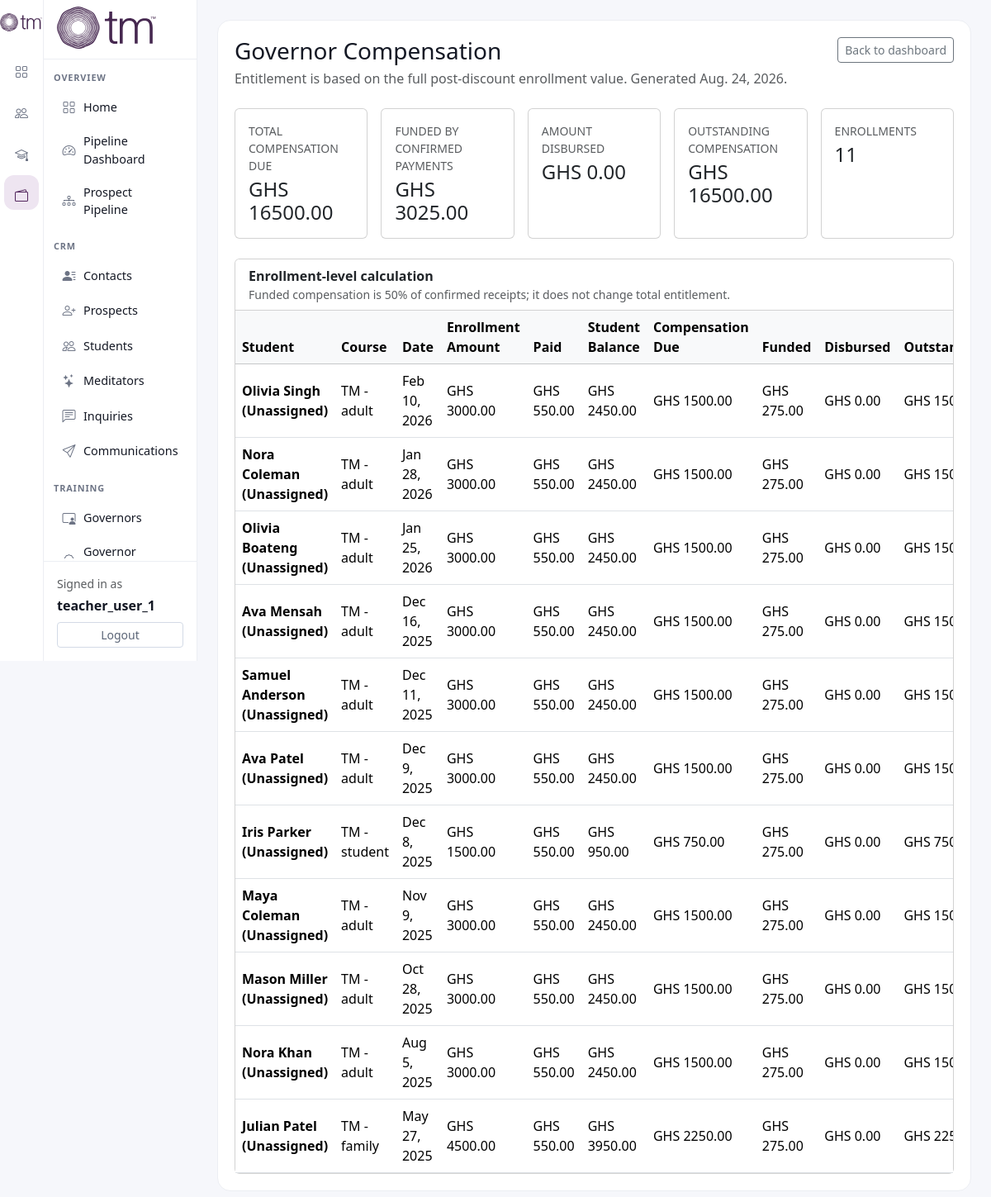
The app's page /reporting/teacher-earnings/ (signed in) with its own data.
### core/models.py (models this page shows, shortened)
class TimeStampedModel(models.Model):
    created_at = models.DateTimeField(auto_now_add=True)
    updated_at = models.DateTimeField(auto_now=True)
    class Meta:
        abstract = True

class Student(TimeStampedModel):
    uuid = models.UUIDField(default=uuid.uuid4, editable=False, unique=True)
    owner = models.ForeignKey(
        settings.AUTH_USER_MODEL,
        on_delete=models.CASCADE,
        related_name="owned_students",
        null=True,
        blank=True,
    )
    prospect = models.OneToOneField(
        Prospect,
        on_delete=models.PROTECT,
        related_name="student_record",
    )
    teacher = models.ForeignKey(
        "Teacher",
        on_delete=models.SET_NULL,
        null=True,
        blank=True,
        related_name="students",
    )
    enrollment_status = models.CharField(
        max_length=20,
        choices=EnrollmentStatus.choices,
        default=EnrollmentStatus.PENDING,
    )
    notes = models.TextField(blank=True)
    class Meta:
        ordering = ["prospect__contact__first_name", "prospect__contact__last_name"]
        indexes = [
            models.Index(fields=["enrollment_status"]),
            models.Index(fields=["created_at"]),
        ]
    def __str__(self) -> str:
        teacher_name = self.teacher if self.teacher_id else "Unassigned"
        return f"{self.prospect} ({teacher_name})"

class Prospect(TimeStampedModel):
    BAD_LEAD_ATTEMPT_THRESHOLD = 4
    uuid = models.UUIDField(default=uuid.uuid4, editable=False, unique=True)
    owner = models.ForeignKey(
        settings.AUTH_USER_MODEL,
        on_delete=models.CASCADE,
        related_name="owned_prospects",
        null=True,
        blank=True,
    )
    contact = models.OneToOneField(
        "Contact",
        on_delete=models.PROTECT,
        related_name="prospect",
        null=True,
        blank=True,
    )
    preferred_contact_method = models.CharField(
        max_length=30,
        choices=ContactMethod.choices,
        blank=True,
    )
    source = models.CharField(max_length=100, blank=True)
    status = models.CharField(
        max_length=20,
        choices=ProspectStatus.choices,
        default=ProspectStatus.NEW,
    )
    teacher = models.ForeignKey(
        "Teacher",
        on_delete=models.SET_NULL,
        null=True,
        blank=True,
        related_name="prospects",
    )
    course_interest = models.ForeignKey(
        "Course",
        on_delete=models.SET_NULL,
        null=True,
        blank=True,
        related_name="interested_prospects",
    )
    interest_level = models.CharField(
        max_length=10,
        choices=InterestLevel.choices,
        blank=True,
    )
    notes = models.TextField(blank=True)
    is_archived = models.BooleanField(default=False)
    converted_to_student = models.BooleanField(default=False)
    converted_student = models.ForeignKey(
        "Student",
        on_delete=models.SET_NULL,
        null=True,
        blank=True,
        related_name="source_prospects",
    )
    converted_at = models.DateTimeField(null=True, blank=True)
    class Meta:
        ordering = ["-created_at"]
        indexes = [
            models.Index(fields=["status"]),
            models.Index(fields=["is_archived"]),
            models.Index(fields=["created_at"]),
        ]
    def __str__(self) -> str:
        return f"{self.first_name} {self.last_name}".strip() or f"Prospect #{self.pk}"
    @property
    def first_name(self) -> str:
        return self.contact.first_name if self.contact_id else ""
    @property
    def last_name(self) -> str:
        return self.contact.last_name if self.contact_id else ""

class Contact(TimeStampedModel):
    uuid = models.UUIDField(default=uuid.uuid4, editable=False, unique=True)
    first_name = models.CharField(max_length=100)
    last_name = models.CharField(max_length=100)
    email = models.EmailField(blank=True, null=True)
    phone_number = models.CharField(max_length=30, blank=True, null=True)
    date_of_birth = models.DateField(null=True, blank=True)
    address = models.TextField(blank=True)
    city = models.CharField(max_length=100, blank=True)
    province_state = models.CharField(max_length=100, blank=True)
    country = models.CharField(max_length=100, blank=True)
    class Meta:
        ordering = ["first_name", "last_name"]
        indexes = [
            models.Index(fields=["email"]),
            models.Index(fields=["phone_number"]),
        ]
        constraints = [
            models.UniqueConstraint(
                Lower("email"),
                condition=Q(email__isnull=False) & ~Q(email=""),
                name="unique_contact_email_ci_nonempty",
            )
        ]

class Course(TimeStampedModel):
    name = models.CharField(max_length=150, unique=True)
    description = models.TextField(blank=True)
    format = models.CharField(
        max_length=20,
        choices=CourseFormat.choices,
        default=CourseFormat.IN_PERSON,
    )
    duration_weeks = models.PositiveIntegerField(null=True, blank=True)
    standard_fee = models.DecimalField(
        max_digits=10,
        decimal_places=2,
        validators=[MinValueValidator(Decimal("0.00"))],
        default=Decimal("0.00"),
    )
    status = models.CharField(
        max_length=20,
        choices=CourseStatus.choices,
        default=CourseStatus.ACTIVE,
    )
    class Meta:
        ordering = ["name"]
        indexes = [
            models.Index(fields=["name"]),
            models.Index(fields=["status"]),
        ]
    def __str__(self) -> str:
        return self.name

class Enrollment(TimeStampedModel):
    student = models.ForeignKey(
        Student,
        on_delete=models.CASCADE,
        related_name="enrollments",
    )
    course = models.ForeignKey(
        Course,
        on_delete=models.PROTECT,
        related_name="enrollments",
    )
    session = models.ForeignKey(
        CourseSession,
        on_delete=models.PROTECT,
        related_name="enrollments",
    )
    enrollment_date = models.DateTimeField()
    status = models.CharField(
        max_length=20,
        choices=EnrollmentStatus.choices,
        default=EnrollmentStatus.ENROLLED,
    )
    fee_amount = models.DecimalField(
        max_digits=10,
        decimal_places=2,
        validators=[MinValueValidator(Decimal("0.00"))],
        default=Decimal("0.00"),
    )
    number_of_children_under_18 = models.PositiveIntegerField(
        default=0,
    )
    discount_amount = models.DecimalField(
        max_digits=10,
        decimal_places=2,
        validators=[MinValueValidator(Decimal("0.00"))],
        default=Decimal("0.00"),
    )
    balance_due = models.DecimalField(
        max_digits=10,
        decimal_places=2,
        validators=[MinValueValidator(Decimal("0.00"))],
        default=Decimal("0.00"),
    )
    notes = models.TextField(blank=True)
    class Meta:
        ordering = ["-enrollment_date"]
        constraints = [
            models.UniqueConstraint(
                fields=["student", "session"],
                name="unique_student_session_enrollment",
            ),
            models.CheckConstraint(
                check=Q(discount_amount__lte=models.F("fee_amount")),
                name="enrollment_discount_lte_fee",
            ),
        ]
        indexes = [
            models.Index(fields=["student", "status"]),
            models.Index(fields=["session", "status"]),
        ]

### core/views.py (the view)
class TeacherEarningsDashboardView(ProductLoginRequiredMixin, TemplateView):
    template_name = "core/reporting/teacher_earnings_dashboard.html"
    def get_context_data(self, **kwargs):
        context = super().get_context_data(**kwargs)
        compensation = get_governor_compensation_data(user=self.request.user)
        if not compensation["can_view"]:
            raise PermissionDenied("Governor compensation is limited to Governors and administrators.")
        context.update(compensation)
        context["generated_on"] = timezone.localdate()
        return context

### core/templates/core/reporting/teacher_earnings_dashboard.html (shortened to what this page needs)
{% extends "core/crud/base.html" %}
{% block content %}
<div class="d-flex flex-wrap justify-content-between align-items-start gap-2 mb-4">
  <div>
    <h1 class="h3 mb-1">Governor Compensation</h1>
    <p class="text-muted mb-0">Entitlement is based on the full post-discount enrollment value. Generated {{ generated_on }}.</p>
  </div>
  <a href="{% url 'core:home' %}" class="btn btn-outline-secondary btn-sm">Back to dashboard</a>
</div>
<div class="row g-3 mb-4">
  <div class="col-12 col-md-6 col-xl"><div class="card h-100"><div class="card-body"><div class="text-muted small text-uppercase">Total Compensation Due</div><div class="h4 mb-0 mt-1">GHS {{ totals.compensation_due|floatformat:2 }}</div></div></div></div>
  <div class="col-12 col-md-6 col-xl"><div class="card h-100"><div class="card-body"><div class="text-muted small text-uppercase">Funded by Confirmed Payments</div><div class="h4 mb-0 mt-1">GHS {{ totals.compensation_funded|floatformat:2 }}</div></div></div></div>
  <div class="col-12 col-md-6 col-xl"><div class="card h-100"><div class="card-body"><div class="text-muted small text-uppercase">Amount Disbursed</div><div class="h4 mb-0 mt-1">GHS {{ totals.amount_disbursed|floatformat:2 }}</div></div></div></div>
  <div class="col-12 col-md-6 col-xl"><div class="card h-100"><div class="card-body"><div class="text-muted small text-uppercase">Outstanding Compensation</div><div class="h4 mb-0 mt-1">GHS {{ totals.outstanding_compensation|floatformat:2 }}</div></div></div></div>
  <div class="col-12 col-md-6 col-xl"><div class="card h-100"><div class="card-body"><div class="text-muted small text-uppercase">Enrollments</div><div class="h4 mb-0 mt-1">{{ totals.enrollment_count }}</div></div></div></div>
</div>
<div class="card">
  <div class="card-header bg-white"><div class="fw-semibold">Enrollment-level calculation</div><div class="small text-muted">Funded compensation is 50% of confirmed receipts; it does not change total entitlement.</div></div>
  <div class="table-responsive"><table class="table table-hover align-middle mb-0">
    <thead class="table-light"><tr>{% if is_administrator %}<th>Governor</th>{% endif %}<th>Student</th><th>Course</th><th>Date</th><th>Enrollment Amount</th><th>Paid</th><th>Student Balance</th><th>Compensation Due</th><th>Funded</th><th>Disbursed</th><th>Outstanding</th></tr></thead>
    <tbody>
      {% for row in enrollments %}
      <tr>{% if is_administrator %}<td>{{ row.teacher }}</td>{% endif %}<td><a href="{% url 'core:student-detail' row.student.pk %}" class="link-body-emphasis text-decoration-none fw-semibold">{{ row.student }}</a></td><td>{{ row.course }}</td><td>{{ row.enrollment_date|date:"M j, Y" }}</td><td>GHS {{ row.enrollment_amount|floatformat:2 }}</td><td>GHS {{ row.amount_paid|floatformat:2 }}</td><td>GHS {{ row.student_balance|floatformat:2 }}</td><td>GHS {{ row.compensation_due|floatformat:2 }}</td><td>GHS {{ row.compensation_funded|floatformat:2 }}</td><td>GHS {{ row.amount_disbursed|floatformat:2 }}</td><td>GHS {{ row.outstanding_compensation|floatformat:2 }}</td></tr>
      {% empty %}<tr><td colspan="{% if is_administrator %}11{% else %}10{% endif %}" class="text-muted">No valid enrollments contribute to compensation.</td></tr>{% endfor %}
    </tbody>
  </table></div>
</div>
{% endblock %}

### core/templates/core/crud/base.html (shortened to what this page needs)
<!DOCTYPE html>
{% load static %}
<html lang="en">
<head>
  <link
    href="https://cdn.jsdelivr.net/npm/bootstrap@5.3.3/dist/css/bootstrap.min.css"
    rel="stylesheet"
  >
  <link
    rel="stylesheet"
    href="https://cdn.jsdelivr.net/npm/bootstrap-icons@1.11.3/font/bootstrap-icons.min.css"
  >
</head>
<body>
  <div class="crm-layout d-flex">
    <aside class="icon-rail d-none d-lg-flex flex-column align-items-center py-3 position-sticky top-0 vh-100">
      <a class="mb-4 d-inline-flex justify-content-center" href="{% url 'core:home' %}" title="TMIS">
        <img src="{% static 'core/images/tmis-logo.svg' %}" alt="TMIS CRM" class="brand-mark">
      </a>
      <nav class="d-flex flex-column align-items-center gap-2">
        <a class="icon-link{% if request.path == '/' %} active{% endif %}" href="{% url 'core:home' %}" title="Home">
          <i class="bi bi-grid"></i>
        </a>
        <a class="icon-link" href="{% url 'core:prospect-list' %}" title="CRM">
          <i class="bi bi-people"></i>
        </a>
        <a class="icon-link" href="{% url 'core:teacher-list' %}" title="Training">
          <i class="bi bi-mortarboard"></i>
        </a>
        <a class="icon-link{% if '/invoices/' in request.path or '/payments/' in request.path or '/disbursements/' in request.path or '/reporting/' in request.path %} active{% endif %}" href="{% url 'core:invoice-list' %}" title="Finance">
          <i class="bi bi-wallet2"></i>
        </a>
      </nav>
    </aside>
    <aside class="main-sidebar d-none d-lg-flex flex-column position-sticky top-0 vh-100">
      <div class="sidebar-header px-3 d-flex align-items-center">
        <div>
          <img src="{% static 'core/images/tmis-logo.svg' %}" alt="TMIS CRM" class="sidebar-logo mb-1">
        </div>
      </div>
      <nav class="main-nav">
        {% include "core/crud/partials/sidebar_nav.html" %}
      </nav>
      <div class="sidebar-account p-3 mt-auto">
        {% if request.user.is_authenticated %}
          <div class="small text-muted mb-1">Signed in as</div>
          <div class="fw-semibold mb-2 text-truncate">{{ request.user.get_username }}</div>
          <form method="post" action="{% url 'logout' %}">
            <button type="submit" class="btn btn-logout btn-sm w-100">Logout</button>
          </form>
        {% else %}
          <a class="btn btn-outline-primary btn-sm w-100" href="{% url 'core:login' %}?next={{ request.path|urlencode }}">Login</a>
        {% endif %}
      </div>
    </aside>
    <main class="content-shell">
      <div class="content-card">
        {% block content %}{% endblock %}
      </div>
    </main>
  </div>
</body>
</html>

### core/templates/core/crud/partials/sidebar_nav.html (shortened to what this page needs)
<div class="crm-nav-section">
  <p class="crm-nav-title">Overview</p>
  <a class="crm-nav-link{% if request.path == '/' %} active{% endif %}" href="{% url 'core:home' %}">
    <i class="bi bi-grid"></i><span>Home</span>
  </a>
  <a class="crm-nav-link{% if '/pipeline/prospects/dashboard/' in request.path %} active{% endif %}" href="{% url 'core:prospect-dashboard' %}">
    <i class="bi bi-speedometer2"></i><span>Pipeline Dashboard</span>
  </a>
  <a class="crm-nav-link{% if '/pipeline/prospects/' in request.path and '/pipeline/prospects/dashboard/' not in request.path %} active{% endif %}" href="{% url 'core:prospect-pipeline-list' %}">
    <i class="bi bi-diagram-3"></i><span>Prospect Pipeline</span>
  </a>
</div>
<div class="crm-nav-section">
  <p class="crm-nav-title">CRM</p>
  <a class="crm-nav-link{% if '/contacts/' in request.path %} active{% endif %}" href="{% url 'core:contact-list' %}">
    <i class="bi bi-person-lines-fill"></i><span>Contacts</span>
  </a>
  <a class="crm-nav-link{% if '/prospects/' in request.path and '/pipeline/prospects/' not in request.path %} active{% endif %}" href="{% url 'core:prospect-list' %}">
    <i class="bi bi-person-plus"></i><span>Prospects</span>
  </a>
  <a class="crm-nav-link{% if '/students/' in request.path %} active{% endif %}" href="{% url 'core:student-list' %}">
    <i class="bi bi-people"></i><span>Students</span>
  </a>
  <a class="crm-nav-link{% if '/meditators/' in request.path %} active{% endif %}" href="{% url 'core:meditator-list' %}">
    <i class="bi bi-stars"></i><span>Meditators</span>
  </a>
  <a class="crm-nav-link{% if '/inquiries/' in request.path %} active{% endif %}" href="{% url 'core:inquiry-list' %}">
    <i class="bi bi-chat-left-text"></i><span>Inquiries</span>
  </a>
  <a class="crm-nav-link{% if '/communications/' in request.path %} active{% endif %}" href="{% url 'core:communication-list' %}">
    <i class="bi bi-send"></i><span>Communications</span>
  </a>
</div>
<div class="crm-nav-section">
  <p class="crm-nav-title">Training</p>
  <a class="crm-nav-link{% if '/teachers/' in request.path and '/teacherspecializations/' not in request.path %} active{% endif %}" href="{% url 'core:teacher-list' %}">
    <i class="bi bi-person-video3"></i><span>Governors</span>
  </a>
  <a class="crm-nav-link{% if '/teacherspecializations/' in request.path %} active{% endif %}" href="{% url 'core:teacherspecialization-list' %}">
    <i class="bi bi-award"></i><span>Governor Specializations</span>
  </a>
</div>

### records on screen
Student: student "Olivia Singh (Unassigned)"
Course: course "TM - adult" "TM - adult" "TM - adult" "TM - adult" "TM - adult" "TM - adult" "TM - adult" "TM - adult" "TM - adult"
Enrollment: enrollment_date "Feb 10, 2026"
Student: student "Nora Coleman (Unassigned)"
Enrollment: enrollment_date "Jan 28, 2026"
Student: student "Olivia Boateng (Unassigned)"
Enrollment: enrollment_date "Jan 25, 2026"
Student: student "Ava Mensah (Unassigned)"
Enrollment: enrollment_date "Dec 16, 2025"
Student: student "Samuel Anderson (Unassigned)"
Enrollment: enrollment_date "Dec 11, 2025"
Student: student "Ava Patel (Unassigned)"
Enrollment: enrollment_date "Dec 9, 2025"
Student: student "Iris Parker (Unassigned)"
Course: course "TM - student"
Enrollment: enrollment_date "Dec 8, 2025"
Student: student "Maya Coleman (Unassigned)"
Enrollment: enrollment_date "Nov 9, 2025"
Student: student "Mason Miller (Unassigned)"
Enrollment: enrollment_date "Oct 28, 2025"
Student: student "Nora Khan (Unassigned)"
Enrollment: enrollment_date "Aug 5, 2025"
Student: student "Julian Patel (Unassigned)"
Course: course "TM - family"
Enrollment: enrollment_date "May 27, 2025"

### other values on screen
{{ request.user.get_username }} "teacher_user_1"
{{ generated_on }} "Aug. 24, 2026"
{{ totals.compensation_due|floatformat:2 }} "16500.00"
{{ totals.compensation_funded|floatformat:2 }} "3025.00"
{{ totals.amount_disbursed|floatformat:2 }} "0.00"
{{ totals.outstanding_compensation|floatformat:2 }} "16500.00"
{{ totals.enrollment_count }} "11"
{{ row.enrollment_amount|floatformat:2 }} "3000.00" "3000.00" "3000.00" "3000.00" "3000.00" "3000.00" "1500.00" "3000.00" "3000.00" "3000.00" "4500.00"
{{ row.amount_paid|floatformat:2 }} "550.00" "550.00" "550.00" "550.00" "550.00" "550.00" "550.00" "550.00" "550.00" "550.00" "550.00"
{{ row.student_balance|floatformat:2 }} "2450.00" "2450.00" "2450.00" "2450.00" "2450.00" "2450.00" "950.00" "2450.00" "2450.00" "2450.00" "3950.00"
{{ row.compensation_due|floatformat:2 }} "1500.00" "1500.00" "1500.00" "1500.00" "1500.00" "1500.00" "750.00" "1500.00" "1500.00" "1500.00" "2250.00"
{{ row.compensation_funded|floatformat:2 }} "275.00" "275.00" "275.00" "275.00" "275.00" "275.00" "275.00" "275.00" "275.00" "275.00" "275.00"
{{ row.amount_disbursed|floatformat:2 }} "0.00" "0.00" "0.00" "0.00" "0.00" "0.00" "0.00" "0.00" "0.00" "0.00" "0.00"
